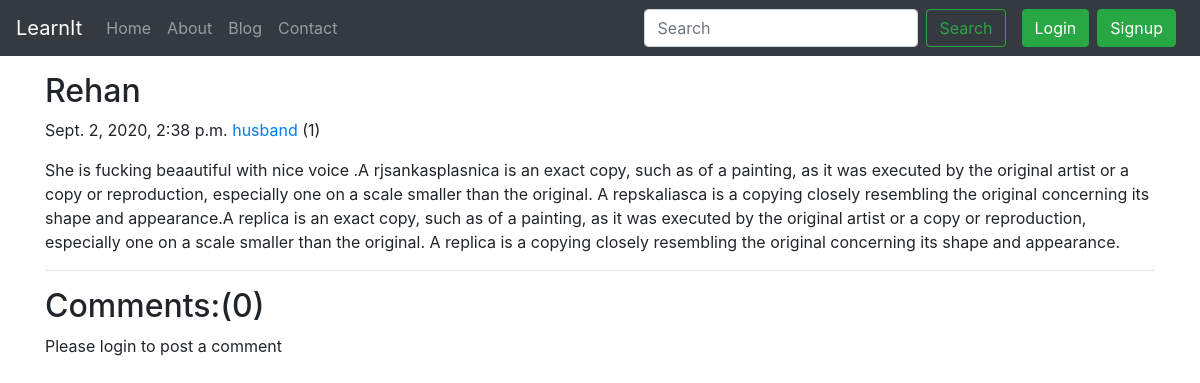
/blog/crush-mine, run on the app's committed database.
### blog/models.py (models this page shows, shortened)
class Post(models.Model):
    sno = models.AutoField(primary_key=True)
    title = models.CharField(max_length=100)
    content = models.TextField()
    author = models.CharField(max_length=12)
    slug = models.CharField(max_length=120)
    views = models.IntegerField(default=0)
    timeStamp = models.DateTimeField(blank=True)

### blog/views.py (the view)
# urls.py: path('<str:slug>', views.blogPost, name='blogPost'),
def blogPost(request, slug):
    post = Post.objects.filter(slug=slug).first()
    post.views = post.views + 1
    post.save()
    comments = BlogComment.objects.filter(post=post, parent=None)
    replies = BlogComment.objects.filter(post=post).exclude(parent=None)
    replyDict = {}
    for reply in replies:
        if reply.parent.sno not in replyDict.keys():
            replyDict[reply.parent.sno] = [reply]
        else:
            replyDict[reply.parent.sno].append(reply)
    context = {'post': post, 'comments': comments,
               'user': request.user, 'replyDict': replyDict}
    return render(request, 'blog/blogPost.html', context)

### templates/blog/blogPost.html (shortened to what this page needs)
{% extends 'base.html' %}
{% block body %}
{% load humanize %}
{% load extras %}
<div class="container my-3">
        <h2 class="blog-post-title">{{post.title}}</h2>
        <p class="blog-post-meta">{{post.timeStamp}} <a href="/about">{{post.author}}</a> (<span>{{post.views}}</span>)</p>
        <p>{{post.content|safe}}</p>
        <hr>
      </div>
      <div class="container">
      <h2>Comments:({{comments.count}})</h2>
      <div class="my-2">
      {% if user.is_authenticated %}
         <form action="/blog/postComment" method="post">{% csrf_token %}
  <div class="form-group">
    <label for="exampleInputEmail1"><strong>Comments:</strong></label>
    <input type="text" name="comment" class="form-control" placeholder="Enter your comment">
  </div>
  <input type="hidden" name="postSno" value="{{post.sno}}">
  <input type="hidden" name="postSno" value="">
  <button type="submit" class="btn btn-primary">Submit</button>
</form>
      {% else %}
     <p>Please login to post a comment</p>
      {% endif %}
</div>
</div>
{% endblock body %}

### data on the page
Post: title "Rehan", timeStamp "Sept. 2, 2020, 2:38 p.m.", author "husband", views "1", content "She is fucking beaautiful with nice voice .A rjsankasplasnica is an exact copy, such as of a painting, as it was executed by the original artist or a copy or reproduction, especially one on a scale smaller than the original. A repskaliasca is a copying closely resembling the original concerning its shape and appearance.A replica is an exact copy, such as of a painting, as it was executed by the original artist or a copy or reproduction, especially one on a scale smaller than the original. A replica is a copying closely resembling the original concerning its shape and appearance."

### other printed values
{{ comments.count }} "0"
